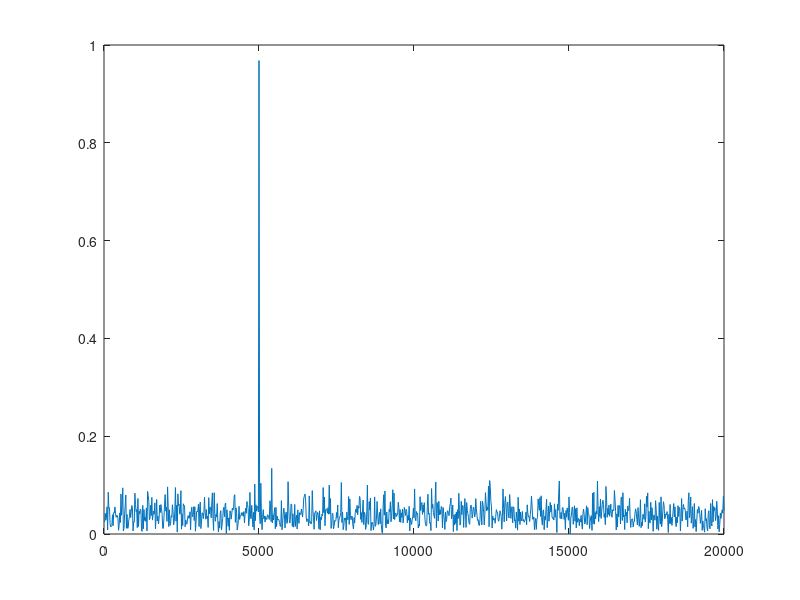

The MATLAB script that drew this image:
% Parameters for the signal
% Fs = 1000;            % Sampling frequency (Hz)
% T = 1/Fs;             % Sampling period (seconds)
% L = 1500;             % Length of signal (number of samples)
% t = (0:L-1)*T;        % Time vector
% 
% % Generate a signal composed of two sinusoids
% f1 = 50;              % Frequency of first sinusoid (Hz)
% f2 = 120;             % Frequency of second sinusoid (Hz)
% signal = 0.7*sin(2*pi*f1*t) + sin(2*pi*f2*t);
% 
% % Add some noise
% %signal = signal + 2*randn(size(t));
% 
% % Compute the FFT
% Y = fft(signal);
% 
% % Compute the two-sided spectrum and then the single-sided spectrum
% P2 = abs(Y/L);          % Two-sided spectrum
% P1 = P2(1:L/2+1);       % Single-sided spectrum
% P1(2:end-1) = 2*P1(2:end-1);
% 
% % Compute the normalized frequency axis (0 to 1)
% f_normalized = (0:(L/2))/L;
% 
% % Plot the FFT
% figure;
% plot(f_normalized, P1)
% title('Single-Sided Amplitude Spectrum of X(t)')
% xlabel('Normalized Frequency (×π rad/sample)')
% ylabel('|P1(f)|')



Fs = 40000;
t = 0:1/Fs:(2e3*1/Fs)-1/Fs;
y = cos(2*pi*5000*t)+randn(size(t));
T = 1/Fs;
L = 2000;
NFFT = 2^nextpow2(L);
Y = abs(fft(y,NFFT))/L;
f = Fs/2*linspace(0,1,NFFT/2+1);
plot(f,2*abs(Y(1:NFFT/2+1)))